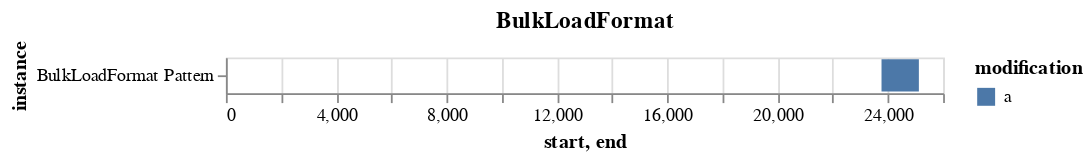
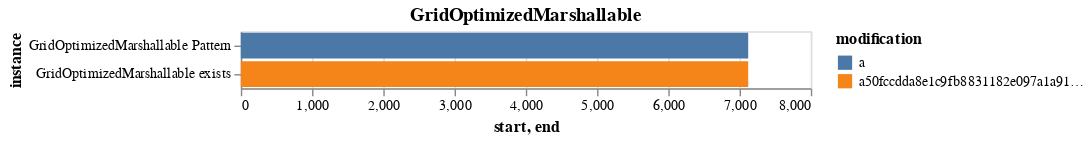
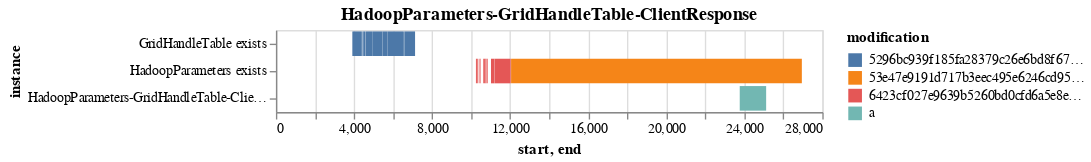
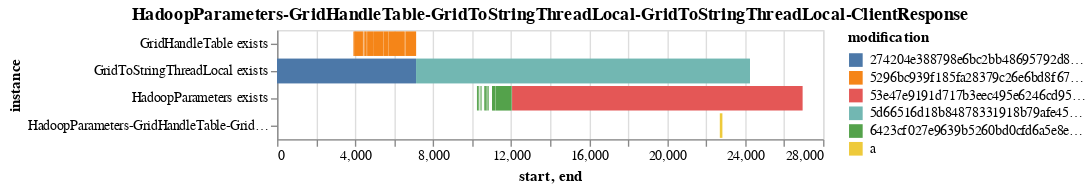

Source (notebook cell) for these figures, in order:
### Code cell
for x in parser.get_detected_patterns('Flyweight'): 
    display(parser.git_pattern_instance_timeline(x, 'Flyweight'))

### Figure 1 — Vega-Lite specification as saved in the notebook (floating-point values rounded to 4 significant figures)
{"config": {"view": {"continuousWidth": 400, "continuousHeight": 300}}, "data": {"name": "data-1f5833d617ac5a3a2d5d0d39fb6402aa"}, "mark": "bar", "encoding": {"color": {"type": "nominal", "field": "modification"}, "x": {"type": "quantitative", "field": "start"}, "x2": {"field": "end"}, "y": {"type": "nominal", "field": "instance"}}, "title": "BulkLoadFormat", "$schema": "https://vega.github.io/schema/vega-lite/v4.8.1.json", "datasets": {"data-1f5833d617ac5a3a2d5d0d39fb6402aa": [{"instance": "BulkLoadFormat Pattern", "start": 23767, "end": 25121, "modification": "a"}]}}

### Figure 2 — Vega-Lite specification as saved in the notebook (floating-point values rounded to 4 significant figures)
{"config": {"view": {"continuousWidth": 400, "continuousHeight": 300}}, "data": {"name": "data-4a20d47a21f7b13f805c1da77ea6fc81"}, "mark": "bar", "encoding": {"color": {"type": "nominal", "field": "modification"}, "x": {"type": "quantitative", "field": "start"}, "x2": {"field": "end"}, "y": {"type": "nominal", "field": "instance"}}, "title": "GridOptimizedMarshallable", "$schema": "https://vega.github.io/schema/vega-lite/v4.8.1.json", "datasets": {"data-4a20d47a21f7b13f805c1da77ea6fc81": [{"instance": "GridOptimizedMarshallable Pattern", "start": 0, "end": 7121, "modification": "a"}, {"instance": "GridOptimizedMarshallable exists", "start": 0, "end": 7121, "modification": "a50fccdda8e1c9fb8831182e097a1a917058c8b9"}]}}

### Figure 3 — Vega-Lite specification as saved in the notebook (floating-point values rounded to 4 significant figures)
{"config": {"view": {"continuousWidth": 400, "continuousHeight": 300}}, "data": {"name": "data-fcc936141e622307d11867be261550ad"}, "mark": "bar", "encoding": {"color": {"type": "nominal", "field": "modification"}, "x": {"type": "quantitative", "field": "start"}, "x2": {"field": "end"}, "y": {"type": "nominal", "field": "instance"}}, "title": "HadoopParameters-GridHandleTable-ClientResponse", "$schema": "https://vega.github.io/schema/vega-lite/v4.8.1.json", "datasets": {"data-fcc936141e622307d11867be261550ad": [{"instance": "GridHandleTable exists", "modification": "5296bc939f185fa28379c26e6bd8f672dca3043f", "start": 3913, "end": 3947}, {"instance": "GridHandleTable exists", "modification": "5296bc939f185fa28379c26e6bd8f672dca3043f", "start": 3949, "end": 4403}, {"instance": "GridHandleTable exists", "modification": "5296bc939f185fa28379c26e6bd8f672dca3043f", "start": 4415, "end": 4416}, {"instance": "GridHandleTable exists", "modification": "5296bc939f185fa28379c26e6bd8f672dca3043f", "start": 4418, "end": 4437}, {"instance": "GridHandleTable exists", "modification": "5296bc939f185fa28379c26e6bd8f672dca3043f", "start": 4439, "end": 4449}, {"instance": "GridHandleTable exists", "modification": "5296bc939f185fa28379c26e6bd8f672dca3043f", "start": 4454, "end": 4471}, {"instance": "GridHandleTable exists", "modification": "5296bc939f185fa28379c26e6bd8f672dca3043f", "start": 4473, "end": 4598}, {"instance": "GridHandleTable exists", "modification": "5296bc939f185fa28379c26e6bd8f672dca3043f", "start": 4616, "end": 4963}, {"instance": "GridHandleTable exists", "modification": "5296bc939f185fa28379c26e6bd8f672dca3043f", "start": 4969, "end": 5456}, {"instance": "GridHandleTable exists", "modification": "5296bc939f185fa28379c26e6bd8f672dca3043f", "start": 5459, "end": 5703}, {"instance": "GridHandleTable exists", "modification": "5296bc939f185fa28379c26e6bd8f672dca3043f", "start": 5707, "end": 6518}, {"instance": "GridHandleTable exists", "modification": "5296bc939f185fa28379c26e6bd8f672dca3043f", "start": 6520, "end": 6562}, {"instance": "GridHandleTable exists", "modification": "5296bc939f185fa28379c26e6bd8f672dca3043f", "start": 6567, "end": 6578}, {"instance": "GridHandleTable exists", "modification": "5296bc939f185fa28379c26e6bd8f672dca3043f", "start": 6581, "end": 7130}, {"instance": "GridHandleTable exists", "modification": "5296bc939f185fa28379c26e6bd8f672dca3043f", "start": 7132, "end": 7132}, {"instance": "HadoopParameters exists", "modification": "6423cf027e9639b5260bd0cfd6a5e8eb82cd7acd", "start": 10249, "end": 10300}, {"instance": "HadoopParameters exists", "modification": "6423cf027e9639b5260bd0cfd6a5e8eb82cd7acd", "start": 10304, "end": 10342}, {"instance": "HadoopParameters exists", "modification": "6423cf027e9639b5260bd0cfd6a5e8eb82cd7acd", "start": 10355, "end": 10365}, {"instance": "HadoopParameters exists", "modification": "6423cf027e9639b5260bd0cfd6a5e8eb82cd7acd", "start": 10368, "end": 10368}, {"instance": "HadoopParameters exists", "modification": "6423cf027e9639b5260bd0cfd6a5e8eb82cd7acd", "start": 10371, "end": 10375}, {"instance": "HadoopParameters exists", "modification": "6423cf027e9639b5260bd0cfd6a5e8eb82cd7acd", "start": 10431, "end": 10471}, {"instance": "HadoopParameters exists", "modification": "6423cf027e9639b5260bd0cfd6a5e8eb82cd7acd", "start": 10476, "end": 10478}, {"instance": "HadoopParameters exists", "modification": "6423cf027e9639b5260bd0cfd6a5e8eb82cd7acd", "start": 10480, "end": 10497}, {"instance": "HadoopParameters exists", "modification": "6423cf027e9639b5260bd0cfd6a5e8eb82cd7acd", "start": 10625, "end": 10708}, {"instance": "HadoopParameters exists", "modification": "6423cf027e9639b5260bd0cfd6a5e8eb82cd7acd", "start": 10711, "end": 10737}, {"instance": "HadoopParameters exists", "modification": "6423cf027e9639b5260bd0cfd6a5e8eb82cd7acd", "start": 10744, "end": 10791}, {"instance": "HadoopParameters exists", "modification": "6423cf027e9639b5260bd0cfd6a5e8eb82cd7acd", "start": 10796, "end": 10804}, {"instance": "HadoopParameters exists", "modification": "6423cf027e9639b5260bd0cfd6a5e8eb82cd7acd", "start": 10806, "end": 10806}, {"instance": "HadoopParameters exists", "modification": "6423cf027e9639b5260bd0cfd6a5e8eb82cd7acd", "start": 10826, "end": 10861}, {"instance": "HadoopParameters exists", "modification": "6423cf027e9639b5260bd0cfd6a5e8eb82cd7acd", "start": 11020, "end": 11195}, {"instance": "HadoopParameters exists", "modification": "6423cf027e9639b5260bd0cfd6a5e8eb82cd7acd", "start": 11202, "end": 12030}, {"instance": "HadoopParameters-GridHandleTable-ClientResponse Pattern", "modification": "a", "start": 23767, "end": 25121}, {"instance": "HadoopParameters exists", "modification": "53e47e9191d717b3eec495e6246cd957a8d33c7d", "start": 12050, "end": 26950}]}}

### Figure 4 — Vega-Lite specification as saved in the notebook (floating-point values rounded to 4 significant figures)
{"config": {"view": {"continuousWidth": 400, "continuousHeight": 300}}, "data": {"name": "data-421508bd4c81ba8a45545b3c1a12a392"}, "mark": "bar", "encoding": {"color": {"type": "nominal", "field": "modification"}, "x": {"type": "quantitative", "field": "start"}, "x2": {"field": "end"}, "y": {"type": "nominal", "field": "instance"}}, "title": "HadoopParameters-GridHandleTable-GridToStringThreadLocal-GridToStringThreadLocal-ClientResponse", "$schema": "https://vega.github.io/schema/vega-lite/v4.8.1.json", "datasets": {"data-421508bd4c81ba8a45545b3c1a12a392": [{"instance": "GridHandleTable exists", "modification": "5296bc939f185fa28379c26e6bd8f672dca3043f", "start": 3913, "end": 3947}, {"instance": "GridHandleTable exists", "modification": "5296bc939f185fa28379c26e6bd8f672dca3043f", "start": 3949, "end": 4403}, {"instance": "GridHandleTable exists", "modification": "5296bc939f185fa28379c26e6bd8f672dca3043f", "start": 4415, "end": 4416}, {"instance": "GridHandleTable exists", "modification": "5296bc939f185fa28379c26e6bd8f672dca3043f", "start": 4418, "end": 4437}, {"instance": "GridHandleTable exists", "modification": "5296bc939f185fa28379c26e6bd8f672dca3043f", "start": 4439, "end": 4449}, {"instance": "GridHandleTable exists", "modification": "5296bc939f185fa28379c26e6bd8f672dca3043f", "start": 4454, "end": 4471}, {"instance": "GridHandleTable exists", "modification": "5296bc939f185fa28379c26e6bd8f672dca3043f", "start": 4473, "end": 4598}, {"instance": "GridHandleTable exists", "modification": "5296bc939f185fa28379c26e6bd8f672dca3043f", "start": 4616, "end": 4963}, {"instance": "GridHandleTable exists", "modification": "5296bc939f185fa28379c26e6bd8f672dca3043f", "start": 4969, "end": 5456}, {"instance": "GridHandleTable exists", "modification": "5296bc939f185fa28379c26e6bd8f672dca3043f", "start": 5459, "end": 5703}, {"instance": "GridHandleTable exists", "modification": "5296bc939f185fa28379c26e6bd8f672dca3043f", "start": 5707, "end": 6518}, {"instance": "GridHandleTable exists", "modification": "5296bc939f185fa28379c26e6bd8f672dca3043f", "start": 6520, "end": 6562}, {"instance": "GridHandleTable exists", "modification": "5296bc939f185fa28379c26e6bd8f672dca3043f", "start": 6567, "end": 6578}, {"instance": "GridHandleTable exists", "modification": "5296bc939f185fa28379c26e6bd8f672dca3043f", "start": 6581, "end": 7130}, {"instance": "GridToStringThreadLocal exists", "modification": "274204e388798e6bc2bb48695792d8cedf0a42c4", "start": 0, "end": 7130}, {"instance": "GridToStringThreadLocal exists", "modification": "274204e388798e6bc2bb48695792d8cedf0a42c4", "start": 0, "end": 7130}, {"instance": "GridHandleTable exists", "modification": "5296bc939f185fa28379c26e6bd8f672dca3043f", "start": 7132, "end": 7132}, {"instance": "GridToStringThreadLocal exists", "modification": "274204e388798e6bc2bb48695792d8cedf0a42c4", "start": 7132, "end": 7132}, {"instance": "GridToStringThreadLocal exists", "modification": "274204e388798e6bc2bb48695792d8cedf0a42c4", "start": 7132, "end": 7132}, {"instance": "HadoopParameters exists", "modification": "6423cf027e9639b5260bd0cfd6a5e8eb82cd7acd", "start": 10249, "end": 10300}, {"instance": "HadoopParameters exists", "modification": "6423cf027e9639b5260bd0cfd6a5e8eb82cd7acd", "start": 10304, "end": 10342}, {"instance": "HadoopParameters exists", "modification": "6423cf027e9639b5260bd0cfd6a5e8eb82cd7acd", "start": 10355, "end": 10365}, {"instance": "HadoopParameters exists", "modification": "6423cf027e9639b5260bd0cfd6a5e8eb82cd7acd", "start": 10368, "end": 10368}, {"instance": "HadoopParameters exists", "modification": "6423cf027e9639b5260bd0cfd6a5e8eb82cd7acd", "start": 10371, "end": 10375}, {"instance": "HadoopParameters exists", "modification": "6423cf027e9639b5260bd0cfd6a5e8eb82cd7acd", "start": 10431, "end": 10471}, {"instance": "HadoopParameters exists", "modification": "6423cf027e9639b5260bd0cfd6a5e8eb82cd7acd", "start": 10476, "end": 10478}, {"instance": "HadoopParameters exists", "modification": "6423cf027e9639b5260bd0cfd6a5e8eb82cd7acd", "start": 10480, "end": 10497}, {"instance": "HadoopParameters exists", "modification": "6423cf027e9639b5260bd0cfd6a5e8eb82cd7acd", "start": 10625, "end": 10708}, {"instance": "HadoopParameters exists", "modification": "6423cf027e9639b5260bd0cfd6a5e8eb82cd7acd", "start": 10711, "end": 10737}, {"instance": "HadoopParameters exists", "modification": "6423cf027e9639b5260bd0cfd6a5e8eb82cd7acd", "start": 10744, "end": 10791}, {"instance": "HadoopParameters exists", "modification": "6423cf027e9639b5260bd0cfd6a5e8eb82cd7acd", "start": 10796, "end": 10804}, {"instance": "HadoopParameters exists", "modification": "6423cf027e9639b5260bd0cfd6a5e8eb82cd7acd", "start": 10806, "end": 10806}, {"instance": "HadoopParameters exists", "modification": "6423cf027e9639b5260bd0cfd6a5e8eb82cd7acd", "start": 10826, "end": 10861}, {"instance": "HadoopParameters exists", "modification": "6423cf027e9639b5260bd0cfd6a5e8eb82cd7acd", "start": 11020, "end": 11195}, {"instance": "HadoopParameters exists", "modification": "6423cf027e9639b5260bd0cfd6a5e8eb82cd7acd", "start": 11202, "end": 12030}, {"instance": "HadoopParameters-GridHandleTable-GridToStringThreadLocal-GridToStringThreadLocal-ClientResponse Pattern", "modification": "a", "start": 22640, "end": 22640}, {"instance": "HadoopParameters-GridHandleTable-GridToStringThreadLocal-GridToStringThreadLocal-ClientResponse Pattern", "modification": "a", "start": 22642, "end": 22642}, {"instance": "HadoopParameters-GridHandleTable-GridToStringThreadLocal-GridToStringThreadLocal-ClientResponse Pattern", "modification": "a", "start": 22703, "end": 22836}, {"instance": "GridToStringThreadLocal exists", "modification": "5d66516d18b84878331918b79afe452d70bd7a42", "start": 7136, "end": 24248}, {"instance": "GridToStringThreadLocal exists", "modification": "5d66516d18b84878331918b79afe452d70bd7a42", "start": 7136, "end": 24248}, {"instance": "HadoopParameters exists", "modification": "53e47e9191d717b3eec495e6246cd957a8d33c7d", "start": 12050, "end": 26950}]}}
